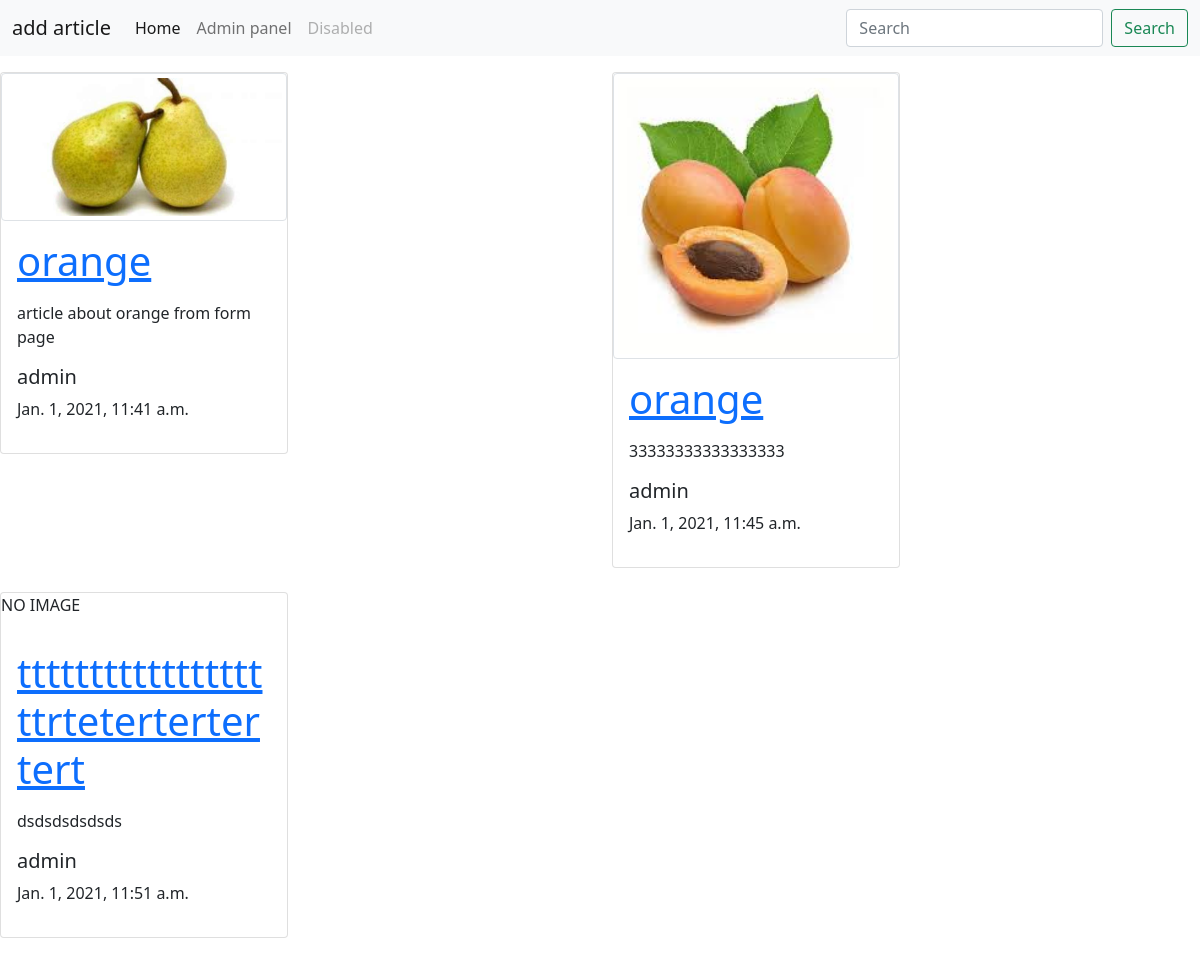
/, run on an earlier commit of the app's database.
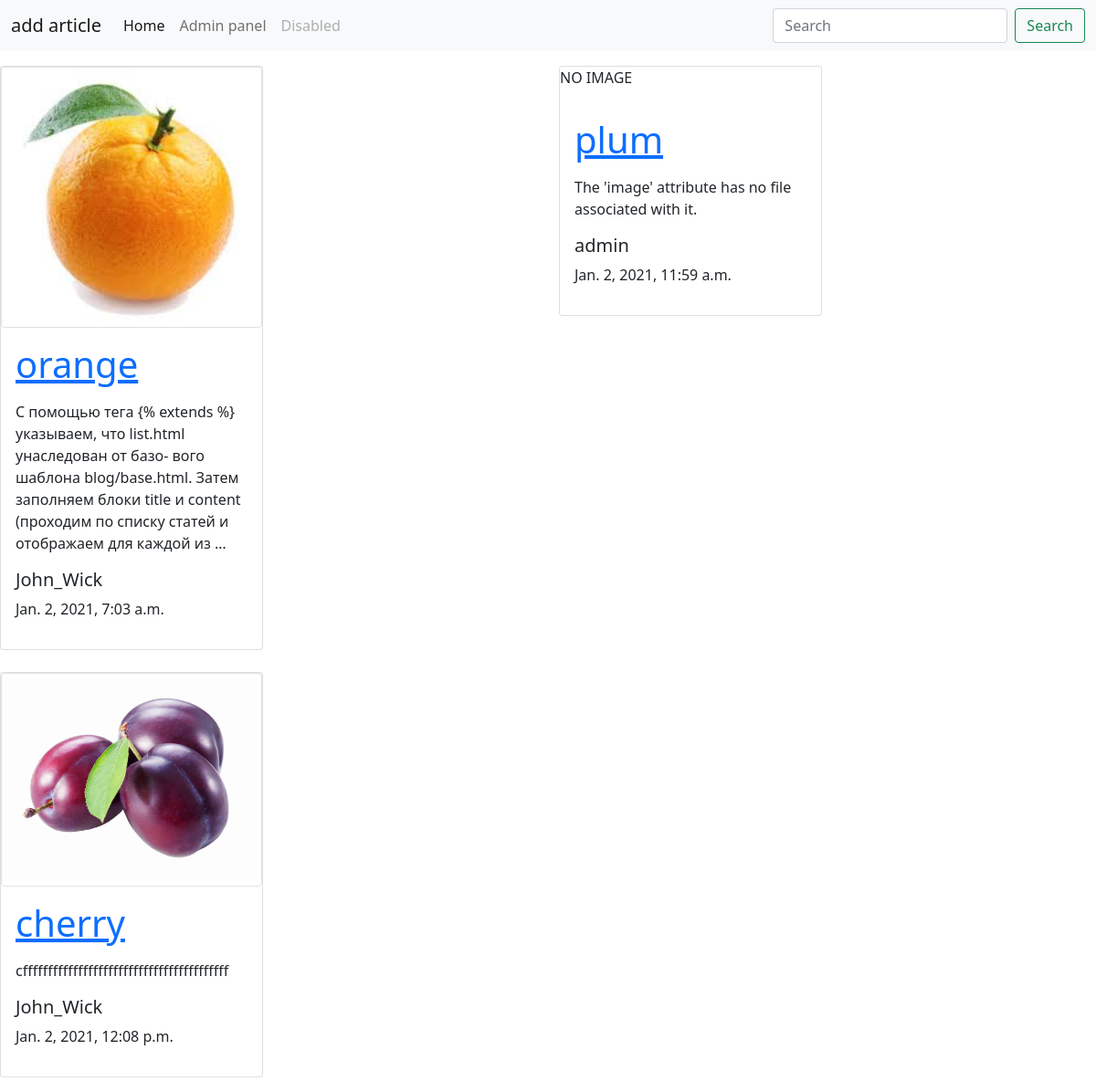
And on a later commit of the database.
### first/models.py (models this page shows, shortened)
class Article(models.Model):
    title = models.CharField(max_length=255)
    body = models.TextField()
    author = models.ForeignKey(User, on_delete=models.SET_NULL, null=True)
    image = models.ImageField(upload_to='images/%Y/%m/%d', blank=True)
    avalaible = models.BooleanField(default=True)
    category = models.ForeignKey(CategoryArt, on_delete=models.CASCADE)
    date_create = models.DateTimeField(auto_now_add=True)
    date_update = models.DateTimeField(auto_now=True)

### first/views.py (the view)
# urls.py: path('', views.home, name='home'),
def home(request):
    posts = Article.objects.filter(avalaible=True)
    context = {'posts': posts}
    return render(request, 'first/home.html', context)

### first/templates/first/home.html
{% extends 'first/base.html' %} {%block content %}
<div class="row row-cols-1 row-cols-md-2 g-4">
  {% for post in posts %}
  <div class="col">
    <div class="card" style="width: 18rem">
      {% if post.image %}
      <img
        src="{{post.image.url}}"
        class="img-thumbnail"
        class="card-img-top"
        alt="..."
      />
      {% else %}
      <p>NO IMAGE</p>
      {% endif %}
      <div class="card-body">
        <h1>
          <a href="{% url 'artical_page' post.id %}" class="card-link"
            >{{post.title}}</a
          >
        </h1>
        <p>{{post.body|truncatewords:30|linebreaks}}</p>
        <h5 class="card-text">{{post.author}}</h5>
        <p>{{post.date_create}}</p>
      </div>
    </div>
  </div>
  {% endfor %}
</div>
{% endblock %}

### first/templates/first/base.html (shortened to what this page needs)
{% load static %}
<!DOCTYPE html>
<html lang="en">
  <head>
    <link
      href="https://cdn.jsdelivr.net/npm/bootstrap@5.0.0-beta1/dist/css/bootstrap.min.css"
      rel="stylesheet"
    />
  </head>
  <body>
    {% include 'first/navbar.html'%}
    <p>{% block content %} {% endblock %}</p>
  </body>
</html>

### first/templates/first/navbar.html (shortened to what this page needs)
<nav class="navbar navbar-expand-lg navbar-light bg-light">
  <div class="container-fluid">
    <div class="collapse navbar-collapse" id="navbarTogglerDemo01">
      <a class="navbar-brand" href="{% url 'add_article' %}">add article</a>
      <ul class="navbar-nav me-auto mb-2 mb-lg-0">
        <li class="nav-item">
          <a class="nav-link active" aria-current="page" href="{% url 'home' %}"
            >Home</a
          >
        </li>
        <li class="nav-item">
          <a class="nav-link" href="{% url 'admin' %}">Admin panel</a>
        </li>
        <li class="nav-item">
          <a
            class="nav-link disabled"
            href="#"
            tabindex="-1"
            aria-disabled="true"
            >Disabled</a
          >
        </li>
      </ul>
      <form class="d-flex">
        <input
          class="form-control me-2"
          type="search"
          placeholder="Search"
          aria-label="Search"
        />
        <button class="btn btn-outline-success" type="submit">Search</button>
      </form>
    </div>
  </div>
</nav>

What changed in the data, as far as the page shows it:
removed Article: image (picture), title "orange", body "article about orange from form page", author "admin", date_create "Jan. 1, 2021, 11:41 a.m."
removed Article: image (picture), title "orange", body "33333333333333333", author "admin", date_create "Jan. 1, 2021, 11:45 a.m."
removed Article: image "NO IMAGE", title "tttttttttttttttttttrtetertertertert", body "dsdsdsdsdsds", author "admin", date_create "Jan. 1, 2021, 11:51 a.m."
added Article: image (picture), title "orange", body "С помощью тега {% extends %} указываем, что list.html унаследован от базо- вого шаблона blog/base.html. Затем заполняем блоки title и content (проходим по списку статей и отображаем для каждой из …", author "John_Wick", date_create "Jan. 2, 2021, 7:03 a.m."
added Article: image "NO IMAGE", title "plum", body "The 'image' attribute has no file associated with it.", author "admin", date_create "Jan. 2, 2021, 11:59 a.m."
added Article: image (picture), title "cherry", body "cfffffffffffffffffffffffffffffffffffffffff", author "John_Wick", date_create "Jan. 2, 2021, 12:08 p.m."
